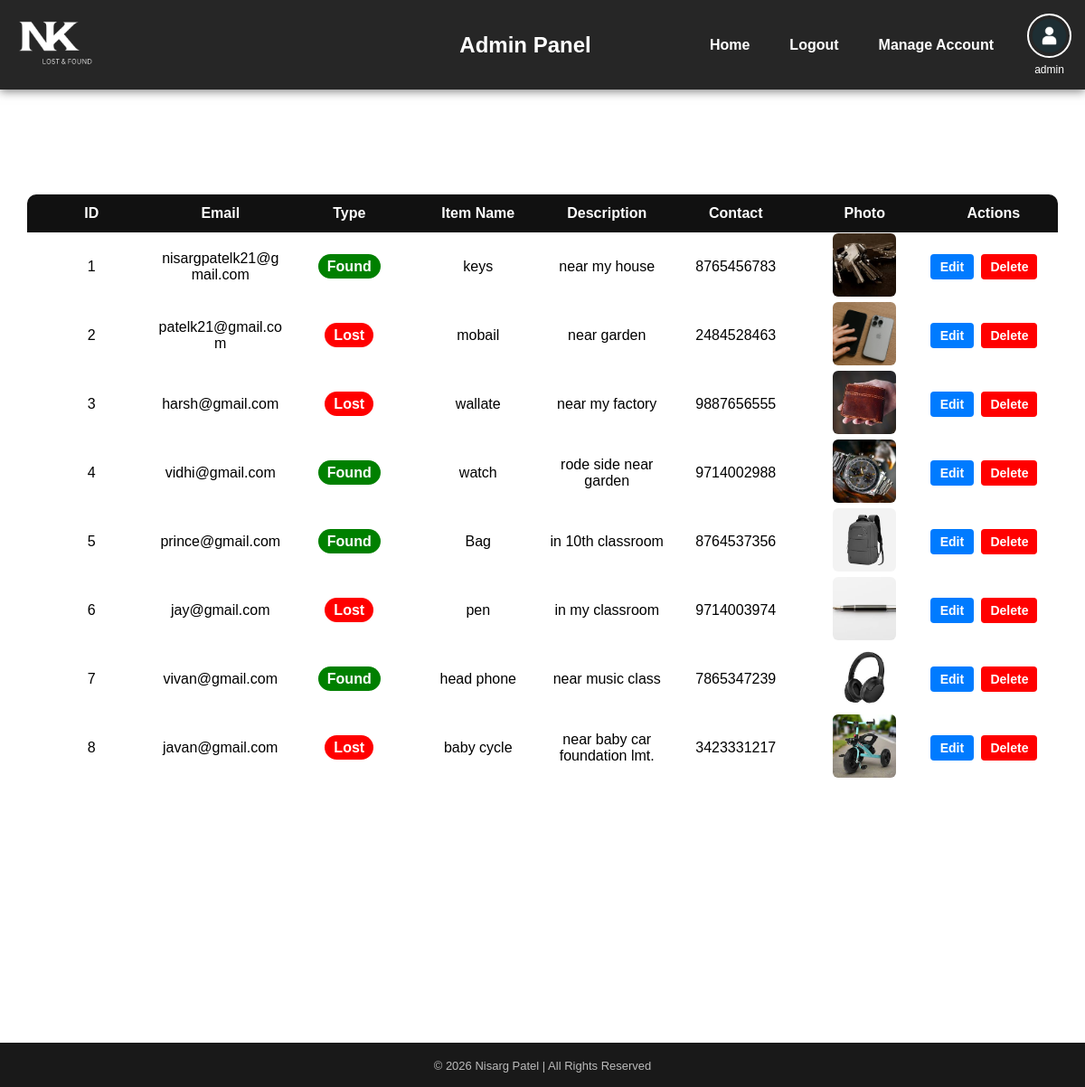
The page /admin_dashboard (signed in) on the database its author committed.
### tables this page shows
CREATE TABLE items(
            id INTEGER PRIMARY KEY AUTOINCREMENT,
            user_email TEXT,
            item_name TEXT,
            description TEXT,
            type TEXT,
            contact TEXT,
            photo TEXT
        );

### app.py (the view)
@app.route('/admin_dashboard')
def admin_dashboard():
    if 'admin' not in session:
        return redirect('/admin_login')
    conn = sqlite3.connect('database.db')
    items = conn.execute("SELECT * FROM items").fetchall()
    conn.close()
    return render_template('admin_dashboard.html', items=items)

### templates/admin_dashboard.html
<!DOCTYPE html>
<html>
<head>
    <link rel="stylesheet" href="{{ url_for('static', filename='style.css') }}">
</head>
<body>
    <div class="navbar">
        <div class="nav-left">
            <img src="{{ url_for('static', filename='logo.png') }}" class="logo">
        </div>
        <h2 style="color:white; margin-left:26%;">Admin Panel</h2>
        <div class="nav-right">
            <a href="/">Home</a>
            <a href="/admin_logout">Logout</a>
            <a href="{{ url_for('admin_change_credentials') }}">Manage Account</a>
            <div class="profile-menu">
                <img src="{{ url_for('static', filename='avatar.png') }}"
                     class="avatar"
                     tabindex="0">
                <div class="email-below">
                    {{ session['admin'] }}
                </div>
            </div>
        </div>
    </div>
<br>
<h1 style="color:white; margin-left:38%;" >Admin Dashboard</h1>
<br>
<div class="admin-container">
<table class="admin-table">
    <thead>
        <tr>
            <th>ID</th>
            <th>Email</th>
            <th>Type</th>
            <th>Item Name</th>
            <th>Description</th>
            <th>Contact</th>
            <th>Photo</th>
            <th>Actions</th>
        </tr>
    </thead>
    <tbody>
    {% for item in items %}
        <tr>
            <td>{{ loop.index }}</td>
            <td>{{ item[1] }}</td>
            <td>
                {% if item[4] == 'Lost' %}
                    <span class="lost-badge">Lost</span>
                {% else %}
                    <span class="found-badge">Found</span>
                {% endif %}
            </td>
            <td>{{ item[2] }}</td>
            <td class="desc">{{ item[3] }}</td>
            <td>{{ item[5] }}</td>
            <td>
                <img src="{{ url_for('static', filename='uploads/' + item[6]) }}" class="admin-img">
            </td>
            <td>
                <div class="actions">
                    <a href="{{ url_for('admin_edit', id=item[0]) }}" class="edit-btn">Edit</a>
                    <a href="{{ url_for('admin_delete', id=item[0]) }}" class="delete-btn">Delete</a>
                </div>
            </td>
        </tr>
    {% endfor %}
    </tbody>
</table>
</div>
<footer class="footer">
    <p class="copy">© 2026 Nisarg Patel | All Rights Reserved</p>
</footer>
</body>
</html>

### static/style.css (style rules this page uses)
body { margin: 0; font-family: Arial, sans-serif; background: url("/static/bg2.jpg") no-repeat center center fixed; background-size: cover; color: white; }
.navbar { display: flex; align-items: center; justify-content: space-between; background-color: rgba(0,0,0,0.85); padding: 15px; box-shadow: 0 2px 10px rgba(0,0,0,0.5); }
.navbar a { color: white; text-decoration: none; margin-left: 20px; font-weight: bold; transition: 0.3s ease; padding: 8px 12px; border-radius: 5px; }
.logo { height: 65px; }
.nav-right { display: flex; align-items: center; }
.profile-menu { position: relative; margin-left: 25px; display: flex; flex-direction: column; align-items: center; }
.avatar { width: 45px; height: 45px; border-radius: 50%; cursor: pointer; object-fit: cover; border: 2px solid white; transition: 0.3s; }
.email-below { font-size: 12px; color: white; margin-top: 6px; text-align: center; max-width: 120px; word-break: break-word; }
.desc { max-width: 250px; word-break: break-word; }
.admin-container { width: 95%; margin: auto; overflow-x: auto; }
.admin-table { table-layout: fixed; width: 100%; border-collapse: collapse; background: rgba(255,255,255,0.95); color: black; border-radius: 10px; overflow: hidden; }
.admin-table th { background: #111; color: white; padding: 12px; text-align: center; }
.admin-table td { vertical-align: middle; text-align: center; word-wrap: break-word; word-break: break-word; white-space: normal; max-width: 250px; }
.admin-img { width: 70px; height: 70px; object-fit: cover; border-radius: 6px; }
.lost-badge { background: red; color: white; padding: 5px 10px; border-radius: 20px; font-weight: bold; }
.found-badge { background: green; color: white; padding: 5px 10px; border-radius: 20px; font-weight: bold; }
.edit-btn, .delete-btn { display: inline-block; min-width: 3cap; text-align: center; padding: 8px 16px; border-radius: 6px; font-size: 14px; text-decoration: none; color: #fff; font-weight: 600; }
.edit-btn { background: green; color: white; padding: 8px 12px; text-decoration: none; }
.delete-btn { background: red; color: white; padding: 8px 12px; text-decoration: none; }
.footer { background-color: rgba(0, 0, 0, 0.9); color: white; text-align: center; padding: 3px 5px; margin-top: 24%; }
.copy { margin-top: 15px; font-size: 13px; opacity: 0.7; }
.actions { display: flex; gap: 8px; }
.actions a { text-decoration: none; }
.edit-btn, .delete-btn { padding: 6px 10px; border-radius: 4px; color: white; font-size: 14px; }
.edit-btn { background: #007bff; }
.delete-btn { background: red; }

### rows shown on the page
items: user_email "nisargpatelk21@gmail.com", type "Found", item_name "keys", description "near my house", contact "8765456783", photo (picture)
items: user_email "patelk21@gmail.com", type "Lost", item_name "mobail", description "near garden", contact "2484528463", photo (picture)
items: user_email "harsh@gmail.com", type "Lost", item_name "wallate", description "near my factory", contact "9887656555", photo (picture)
items: user_email "vidhi@gmail.com", type "Found", item_name "watch", description "rode side near garden", contact "9714002988", photo (picture)
items: user_email "prince@gmail.com", type "Found", item_name "Bag", description "in 10th classroom", contact "8764537356", photo (picture)
items: user_email "jay@gmail.com", type "Lost", item_name "pen", description "in my classroom", contact "9714003974", photo (picture)
items: user_email "vivan@gmail.com", type "Found", item_name "head phone", description "near music class", contact "7865347239", photo (picture)
items: user_email "javan@gmail.com", type "Lost", item_name "baby cycle", description "near baby car foundation lmt.", contact "3423331217", photo (picture)

### other values the page prints
{{ session['admin'] }} "admin"
